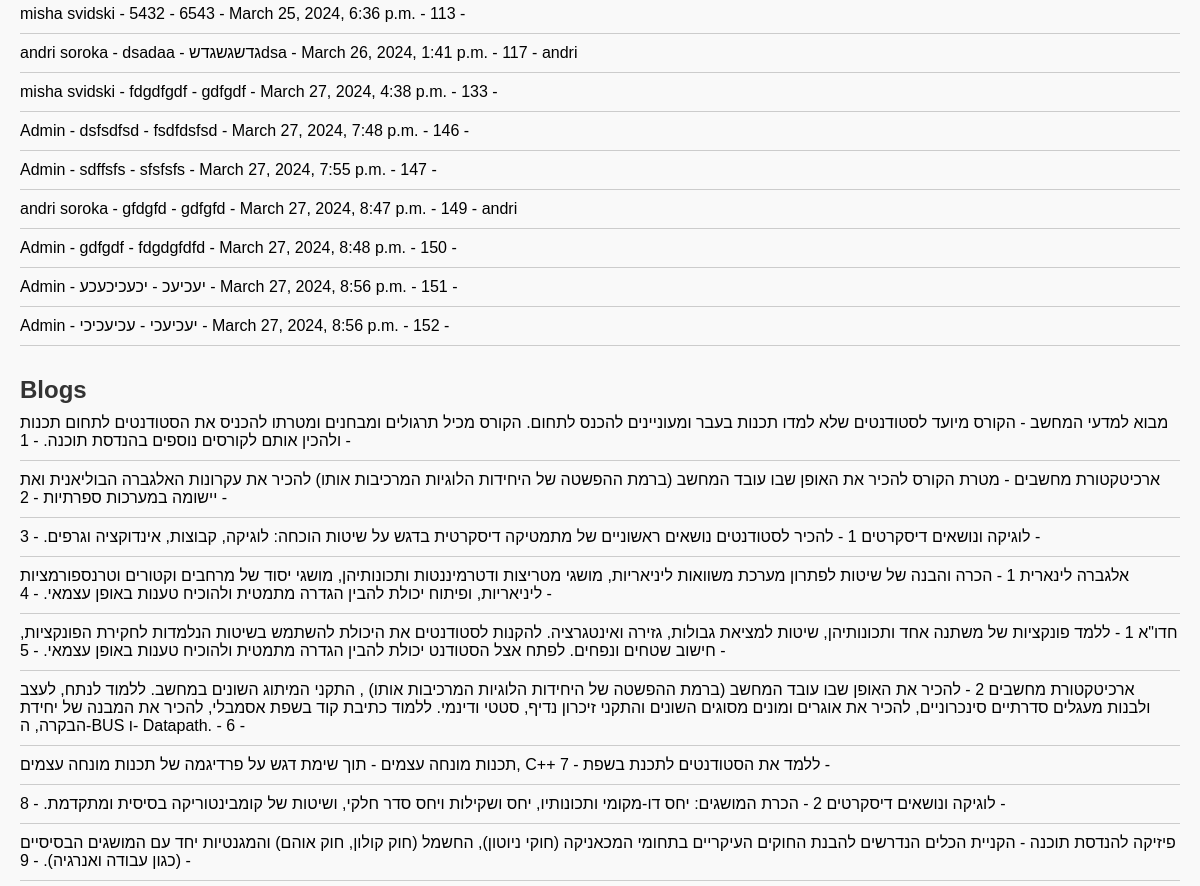
The page /data/ (middle part) on the database as committed earlier.
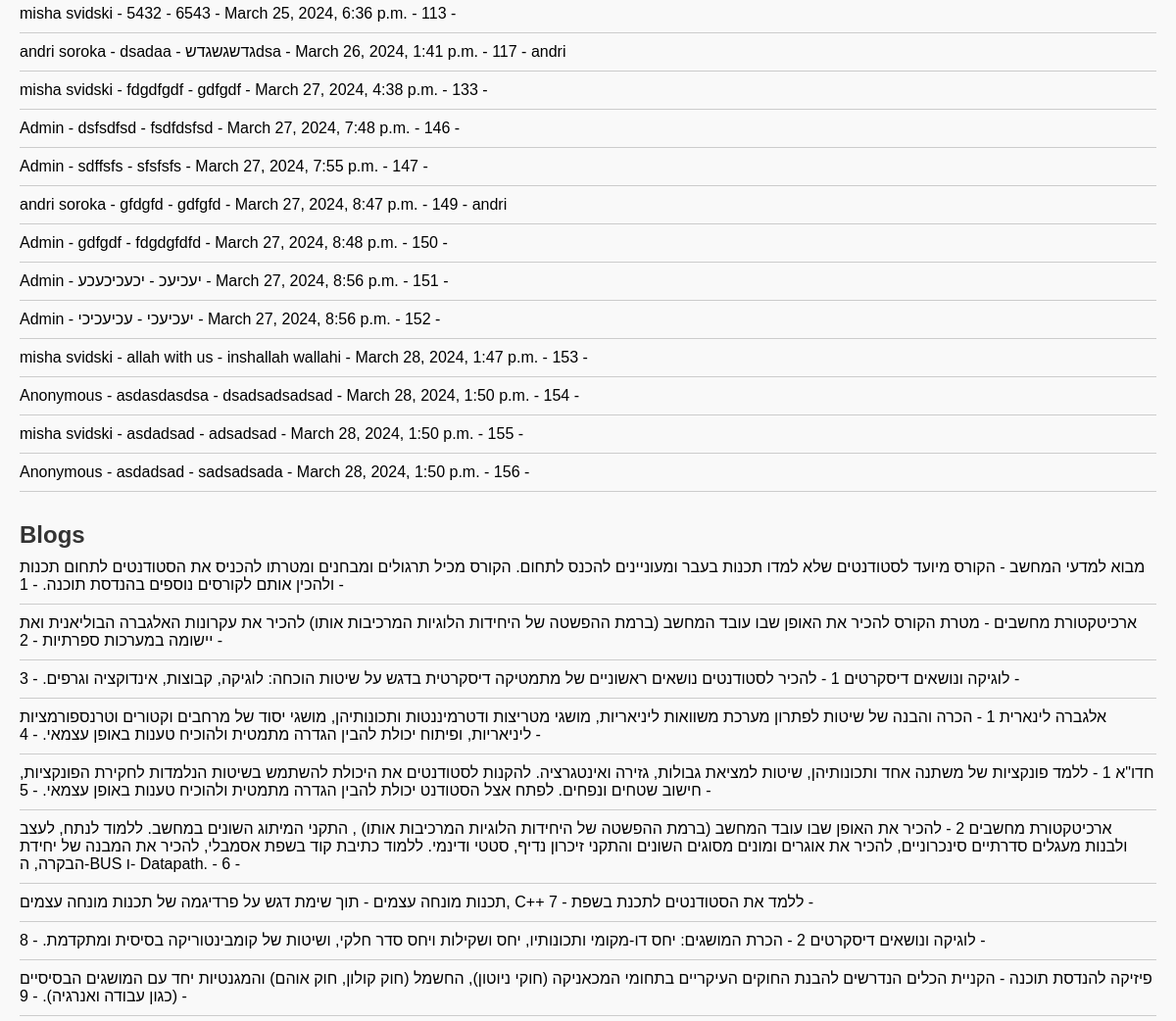
The same page on the database as committed later.
### S4S/models.py (models this page shows, shortened)
class Post2(models.Model):
    title = models.CharField(max_length=100)
    user_name = models.CharField(default="none", max_length=100)
    user_email = models.EmailField(null=True)
    content = models.TextField()
    date_posted = models.DateTimeField(default=timezone.now)
    blog = models.ForeignKey('Blog', on_delete=models.CASCADE, null=True)
    candidate = models.ForeignKey('Candidate', on_delete=models.CASCADE, null=True, blank=True)
    student = models.ForeignKey('Student', on_delete=models.CASCADE, null=True, blank=True)
    graduate = models.ForeignKey('Graduate', on_delete=models.CASCADE, null=True, blank=True)
    admin = models.ForeignKey('Admin', on_delete=models.CASCADE, null=True, blank=True)
    comment_count = models.IntegerField(default=0)
    likes_count = models.IntegerField(default=0)

class Candidate(models.Model):
    first_name = models.CharField(max_length=100)
    last_name = models.CharField(max_length=100)
    email = models.EmailField(max_length=254)
    password = models.CharField(max_length=100)
    reset_code = models.CharField(max_length=10, null=True, blank=True)

class Blog(models.Model):
    title = models.CharField(max_length=100)
    description = models.TextField(default='No description')

### S4S/DataVisuals.py (the view)
# urls.py: path('data/', DataVisuals.display_data, name='data'),
def display_data(request):
    candidates = Candidate.objects.all()
    students = Student.objects.all()
    graduates = Graduate.objects.all()
    posts = Post.objects.all()
    posts2 = Post2.objects.all()
    blogs = Blog.objects.all()
    return render(request, 'display_data.html', {'candidates': candidates, 'students': students,
                                                 'graduates': graduates, 'posts': posts, 'posts2': posts2 , 'blogs': blogs } )

### templates/display_data.html (shortened to what this page needs)
<!DOCTYPE html>
<html lang="en">
<head>
</head>
<body>
    <ul>
        {% for post2 in posts2 %}
        <li>{{ post2.user_name }} - {{ post2.title }} - {{ post2.content }}
            - {{ post2.date_posted }} - {{ post2.id }} - {{ post2.candidate.first_name }}</li>
        {% endfor %}
    </ul>
 <h1>Blogs</h1>
    <ul>
        {% for blog in blogs %}
        <li>{{ blog.title }} - {{ blog.description }} - {{ blog.id }} - </li>
        {% endfor %}
    </ul>
</body>
</html>

Rows that differ between the two databases and show on the page:
added Post2: user_name "misha svidski", title "allah with us", content "inshallah wallahi", date_posted "March 28, 2024, 1:47 p.m.", id "153"
added Post2: user_name "Anonymous", title "asdasdasdsa", content "dsadsadsadsad", date_posted "March 28, 2024, 1:50 p.m.", id "154"
added Post2: user_name "misha svidski", title "asdadsad", content "adsadsad", date_posted "March 28, 2024, 1:50 p.m.", id "155"
added Post2: user_name "Anonymous", title "asdadsad", content "sadsadsada", date_posted "March 28, 2024, 1:50 p.m.", id "156"
